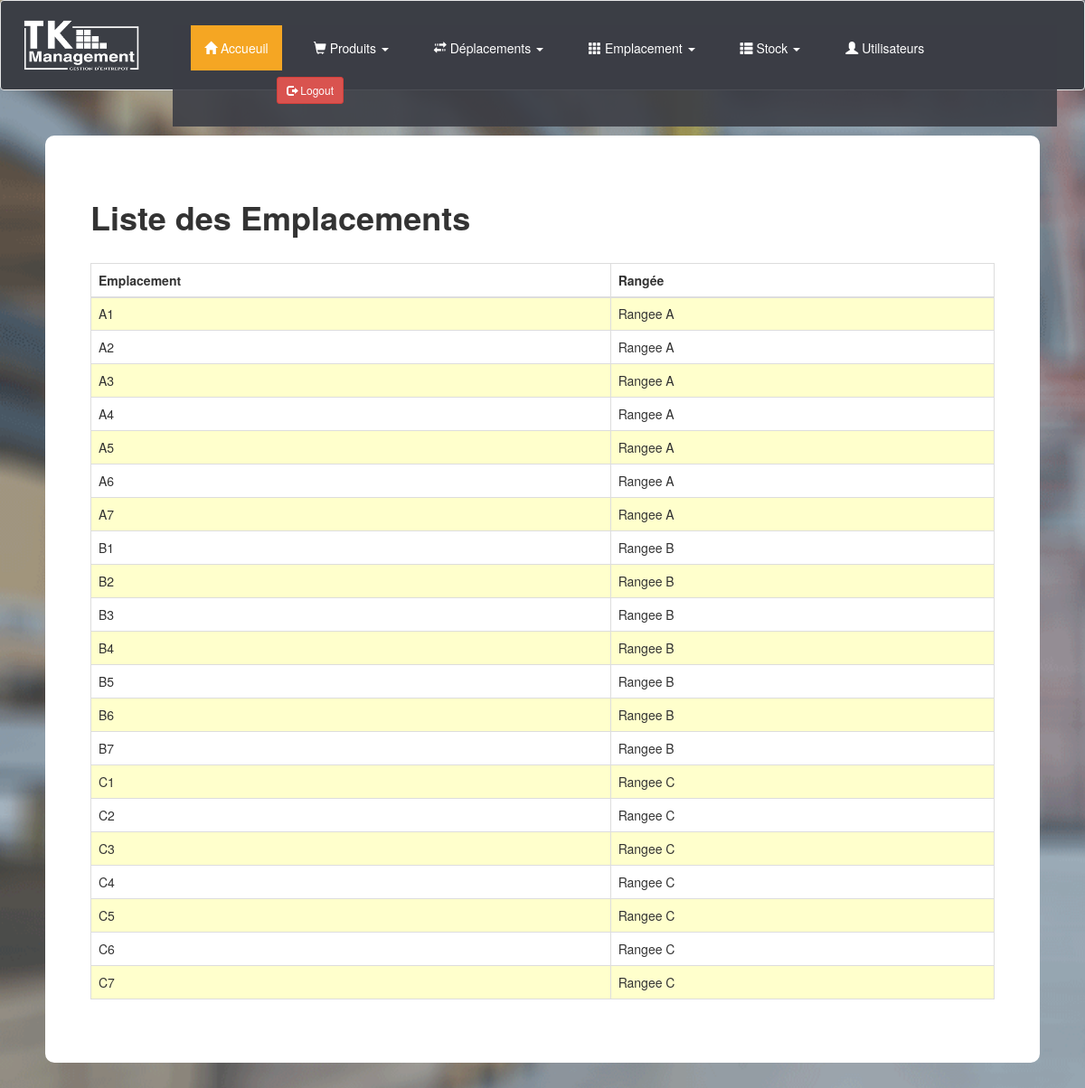
The app's page /admin/Listes/listeEmplace.php (signed in) with its own data.
### tables this page shows
CREATE TABLE `emplacement` (
  `code_emp` varchar(255) NOT NULL,
  `desc_emp` varchar(255) DEFAULT NULL
);

### admin/Listes/listeEmplace.php (the view, shortened to what this page needs)
<?php session_start();
 if (isset($_SESSION["admin"])) { ?>
<!DOCTYPE html>
<html>
<head>
	<link rel="stylesheet" href="../css/bootstrap.css">
</head>
<body>
		<nav class="navbar navbar-default">
	  <div class="container-fluid">
	    <div class="navbar-header">
	          <a class="navbar-brand" href="../index.php">
	        <img alt="Brand" src="../img/tkm7.png" width="150px" height="70px">
	      </a>
	    </div>
	    <div class="collapse navbar-collapse" id="bs-example-navbar-collapse-1">
	      	<ul class="nav navbar-nav">
	       			<li class="active"><a href="../index.php"><span class="glyphicon glyphicon-home"></span> Accueuil<span class="sr-only">(current)</span></a></li>
	       				<li class="dropdown">
	          			<a href="#" class="dropdown-toggle" data-toggle="dropdown" role="button" aria-haspopup="true" aria-expanded="false"><span class="glyphicon glyphicon-shopping-cart"></span> Produits <span class="caret"></span></a>
	       			</li>
	       				<li class="dropdown">
	          			<a href="#" class="dropdown-toggle" data-toggle="dropdown" role="button" aria-haspopup="true" aria-expanded="false"><span class="glyphicon glyphicon-transfer"></span> Déplacements <span class="caret"></span></a>
	       			</li>
	       			<li class="dropdown">
	          			<a href="#" class="dropdown-toggle" data-toggle="dropdown" role="button" aria-haspopup="true" aria-expanded="false"><span class="glyphicon glyphicon-th"></span> Emplacement <span class="caret"></span></a>
	       			</li>
	       			<li class="dropdown">
	          			<a href="#" class="dropdown-toggle" data-toggle="dropdown" role="button" aria-haspopup="true" aria-expanded="false"><span class="glyphicon glyphicon-th-list"></span> Stock <span class="caret"></span></a>
	       			</li>
						<li>
							<li><a href="../user.php"> <span class="glyphicon glyphicon-user"></span> Utilisateurs</a></li>
	       				 <li class="nav-item logout">
	               			 <a class="nav-link" href="../logout.php">
	                    		<button type="button" class="btn btn-danger navbar-btn btn-lg btn-sm"><span class="glyphicon glyphicon-log-out"></span> Logout</button>
	               			 </a>
	          			</li>
	        		</li>
	      		</ul>
	   		 </div>
	  	</div>
	</nav>
		<div  class="TKprod">
		 <h1><strong>Liste des Emplacements </strong></h1><br>
		 <table class="table table-strip	ed table-bordered" >
		 	<thead>
		 		<tr>
		 			<th>Emplacement</th>
		 			<th>Rangée</th>
		 		</tr>
		 	</thead>
		 	<tbody>
		 		<tr>
						<?php
		 				require '../connectdb.php';
		 				$sql="SELECT * FROM `emplacement` ";
		 				$result= mysqli_query($cnx,$sql) or die("Bad select");
                        while($emp = mysqli_fetch_assoc($result))
                        {
                            echo '<tr>';
                            echo '<td>'. $emp['code_emp'] . '</td>';
                            echo '<td>'. $emp['desc_emp'] . '</td>';
                          }
                        ?>
		 		</tr>
		 	</tbody>
		 </table>
    </div>
</body>
</html>
<?php } else { header('Location: ../../login.php'); } ?>

### records on screen
emplacement: code_emp "A1", desc_emp "Rangee A"
emplacement: code_emp "A2", desc_emp "Rangee A"
emplacement: code_emp "A3", desc_emp "Rangee A"
emplacement: code_emp "A4", desc_emp "Rangee A"
emplacement: code_emp "A5", desc_emp "Rangee A"
emplacement: code_emp "A6", desc_emp "Rangee A"
emplacement: code_emp "A7", desc_emp "Rangee A"
emplacement: code_emp "B1", desc_emp "Rangee B"
emplacement: code_emp "B2", desc_emp "Rangee B"
emplacement: code_emp "B3", desc_emp "Rangee B"
emplacement: code_emp "B4", desc_emp "Rangee B"
emplacement: code_emp "B5", desc_emp "Rangee B"
emplacement: code_emp "B6", desc_emp "Rangee B"
emplacement: code_emp "B7", desc_emp "Rangee B"
emplacement: code_emp "C1", desc_emp "Rangee C"
emplacement: code_emp "C2", desc_emp "Rangee C"
emplacement: code_emp "C3", desc_emp "Rangee C"
emplacement: code_emp "C4", desc_emp "Rangee C"
emplacement: code_emp "C5", desc_emp "Rangee C"
emplacement: code_emp "C6", desc_emp "Rangee C"
emplacement: code_emp "C7", desc_emp "Rangee C"
